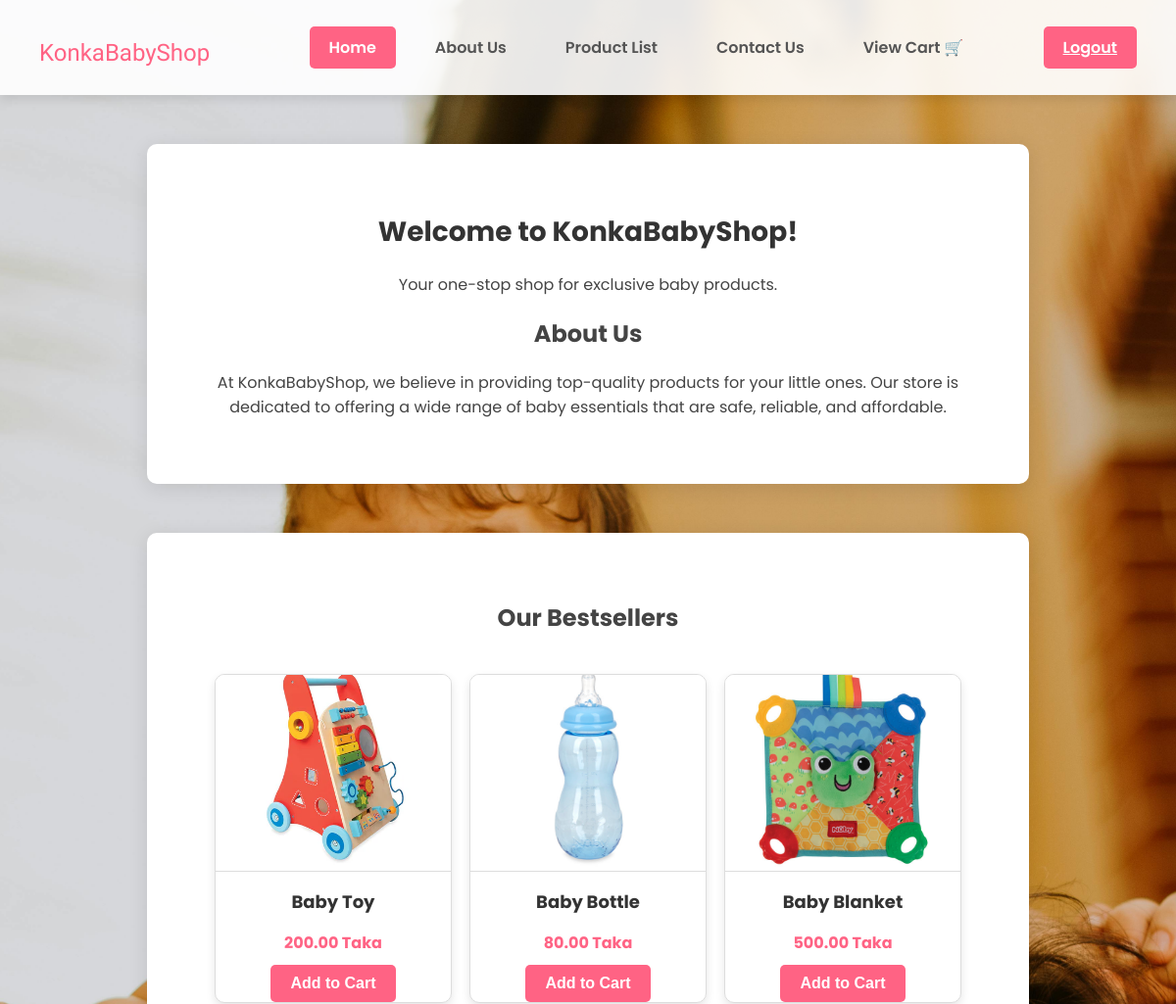
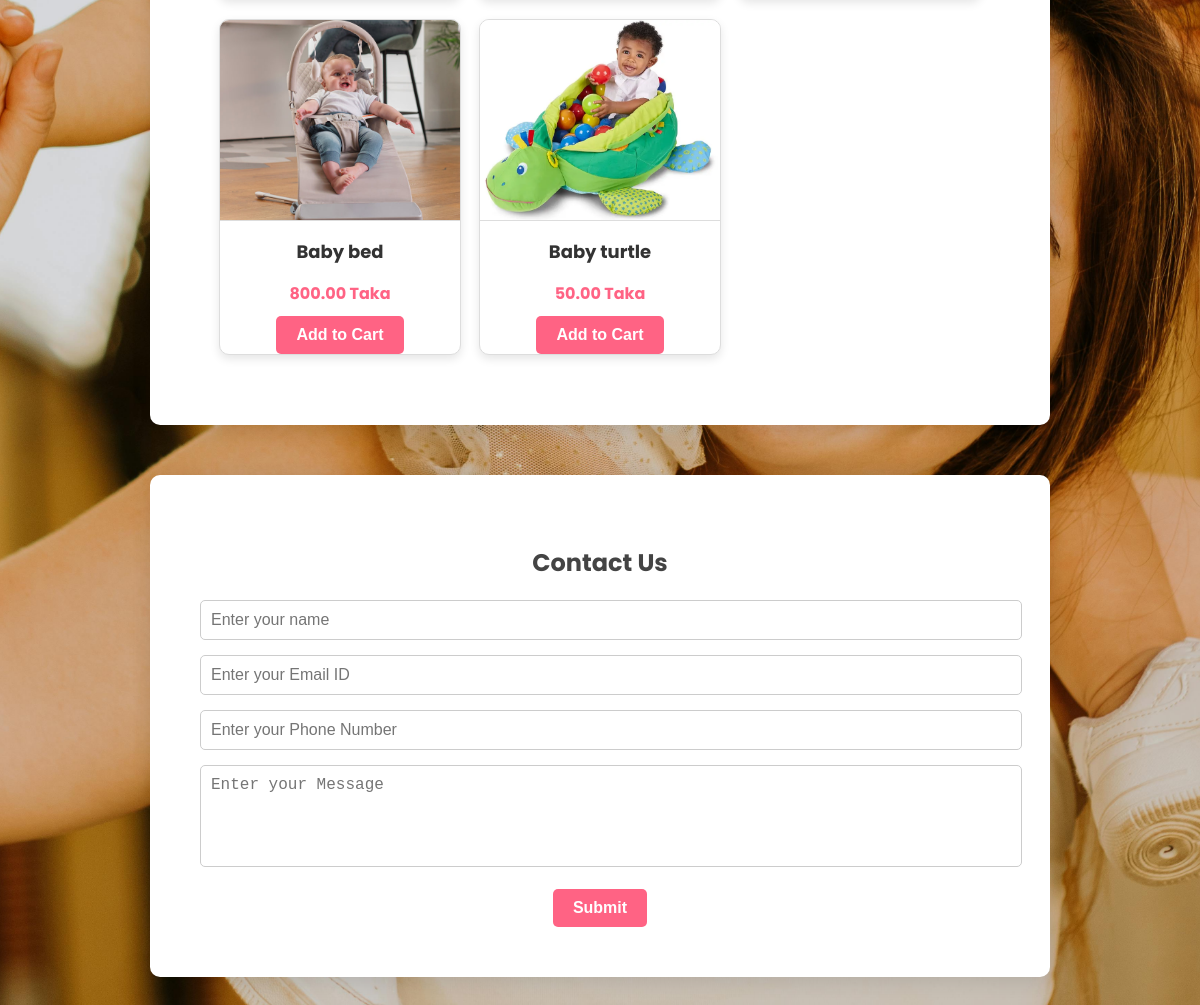
The page /user_dashboard.php on the database its author committed (2 pictures, top to bottom).
### tables this page shows
CREATE TABLE `products` (
  `id` int(11) NOT NULL,
  `name` varchar(255) NOT NULL,
  `price` decimal(10,2) NOT NULL,
  `image` varchar(255) NOT NULL
);

### user_dashboard.php (the view, shortened to what this page needs)
<!DOCTYPE html>
<html lang="en">
<head>
    <link rel="stylesheet" href="style.css">
</head>
<body>
    <header class="header">
        <div class="left">
            <div>KonkaBabyShop</div>
        </div>
        <div class="mid">
            <ul class="navbar">
                <li><a href="#home" class="active">Home</a></li>
                <li><a href="#about">About Us</a></li>
                <li><a href="#products">Product List</a></li>
                <li><a href="#contact">Contact Us</a></li>
                <li><a href="cart.php">View Cart 🛒</a></li>
            </ul>
        </div>
        <div class="right">
            <a href="logout.php" class="btn">Logout</a>
        </div>
    </header>
    <div id="about" class="container">
        <h1>Welcome to KonkaBabyShop!</h1>
        <p>Your one-stop shop for exclusive baby products.</p>
        <h2>About Us</h2>
        <div class="about-card">
            <p>
                At KonkaBabyShop, we believe in providing top-quality products for your little ones.
                Our store is dedicated to offering a wide range of baby essentials that are safe, reliable, and
                affordable.
            </p>
        </div>
    </div>
    <div id="products" class="container">
        <h2>Our Bestsellers</h2>
        <div class="product-grid">
            <?php
            include 'db_config.php';
            $sql = "SELECT * FROM products";
            $result = $conn->query($sql);
            if ($result->num_rows > 0) {
                while ($row = $result->fetch_assoc()) {
                    echo '
                        <div class="product">
                            <img src="uploads/' . $row['image'] . '" alt="' . htmlspecialchars($row['name'], ENT_QUOTES) . '">
                            <h3>' . htmlspecialchars($row['name'], ENT_QUOTES) . '</h3>
                            <p>' . number_format($row['price'], 2) . ' Taka</p>
                            <form method="POST" action="add_to_cart.php">
                                <input type="hidden" name="product_name" value="' . htmlspecialchars($row['name'], ENT_QUOTES) . '">
                                <input type="hidden" name="product_price" value="' . $row['price'] . '">
                                <button type="submit" class="btn">Add to Cart</button>
                            </form>
                        </div>
                    ';
                }
            } else {
                echo "<p>No products found!</p>";
            }
            ?>
        </div>
    </div>
    <div id="contact" class="container">
        <h2>Contact Us</h2>
        <form action="noaction.php" method="POST">
            <div class="form-group">
                <input type="text" name="name" placeholder="Enter your name" required>
            </div>
            <div class="form-group">
                <input type="email" name="email" placeholder="Enter your Email ID" required>
            </div>
            <div class="form-group">
                <input type="text" name="phone" placeholder="Enter your Phone Number" required>
            </div>
            <div class="form-group">
                <textarea name="message" placeholder="Enter your Message" required></textarea>
            </div>
            <button type="submit" class="btn">Submit</button>
        </form>
    </div>
</body>
</html>

### style.css (style rules this page uses)
body { margin: 0; padding: 0; font-family: 'Poppins', sans-serif; color: #444; background: url('bg.jpg') no-repeat center center fixed; background-size: cover; }
.header { display: flex; justify-content: space-between; align-items: center; padding: 20px 40px; background: rgba(255, 255, 255, 0.9); box-shadow: 0px 4px 10px rgba(0, 0, 0, 0.1); }
.left div { font-family: 'Baloo Bhai', cursive; font-size: 24px; color: #ff6384; margin-top: 10px; text-align: center; }
.navbar { list-style: none; display: flex; gap: 20px; }
.navbar li { display: inline-block; }
.navbar a { text-decoration: none; color: #555; font-weight: 600; padding: 10px 20px; border-radius: 5px; }
.navbar a:hover, .navbar a.active { background: #ff6384; color: white; }
.btn { background-color: #ff6384; color: white; padding: 10px 20px; border: none; border-radius: 5px; cursor: pointer; font-size: 16px; font-weight: 600; }
.container { max-width: 800px; margin: 50px auto; padding: 50px; background: white; box-shadow: 0px 4px 20px rgba(0, 0, 0, 0.1); border-radius: 10px; text-align: center; }
.container h1 { font-size: 28px; color: #333; margin-bottom: 20px; }
.form-group { margin-bottom: 15px; }
.form-group input, .form-group select { width: 100%; padding: 10px; font-size: 16px; border: 1px solid #ccc; border-radius: 5px; }
textarea { width: 100%; padding: 10px; font-size: 16px; border: 1px solid #ccc; border-radius: 5px; resize: none; height: 80px; }
.product-grid { display: grid; grid-template-columns: repeat(3, 1fr); gap: 20px; justify-items: center; padding: 20px; }
.product { width: 100%; max-width: 300px; background: white; border: 1px solid #ddd; border-radius: 10px; overflow: hidden; text-align: center; box-shadow: 0 4px 10px rgba(0, 0, 0, 0.1); transition: transform 0.3s ease; }
.product img { width: 100%; height: 200px; object-fit: cover; border-bottom: 1px solid #ddd; }
.product h3 { font-size: 18px; color: #333; margin: 10px 0; }
.product p { font-size: 16px; color: #ff6384; font-weight: bold; margin-bottom: 10px; }

### rows shown on the page
products: image (picture), name "Baby Toy", price "200.00"
products: image (picture), name "Baby Bottle", price "80.00"
products: image (picture), name "Baby Blanket", price "500.00"
products: image (picture), name "Baby bed", price "800.00"
products: image (picture), name "Baby turtle", price "50.00"
